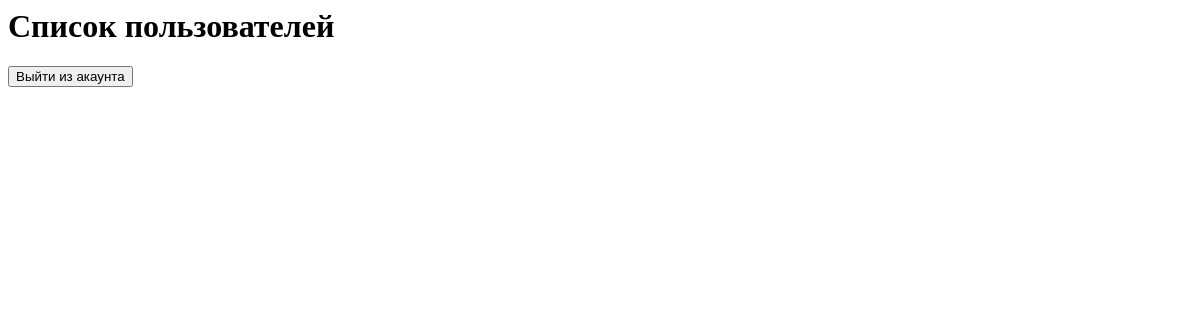
Before: /user_list/ with the older database file.
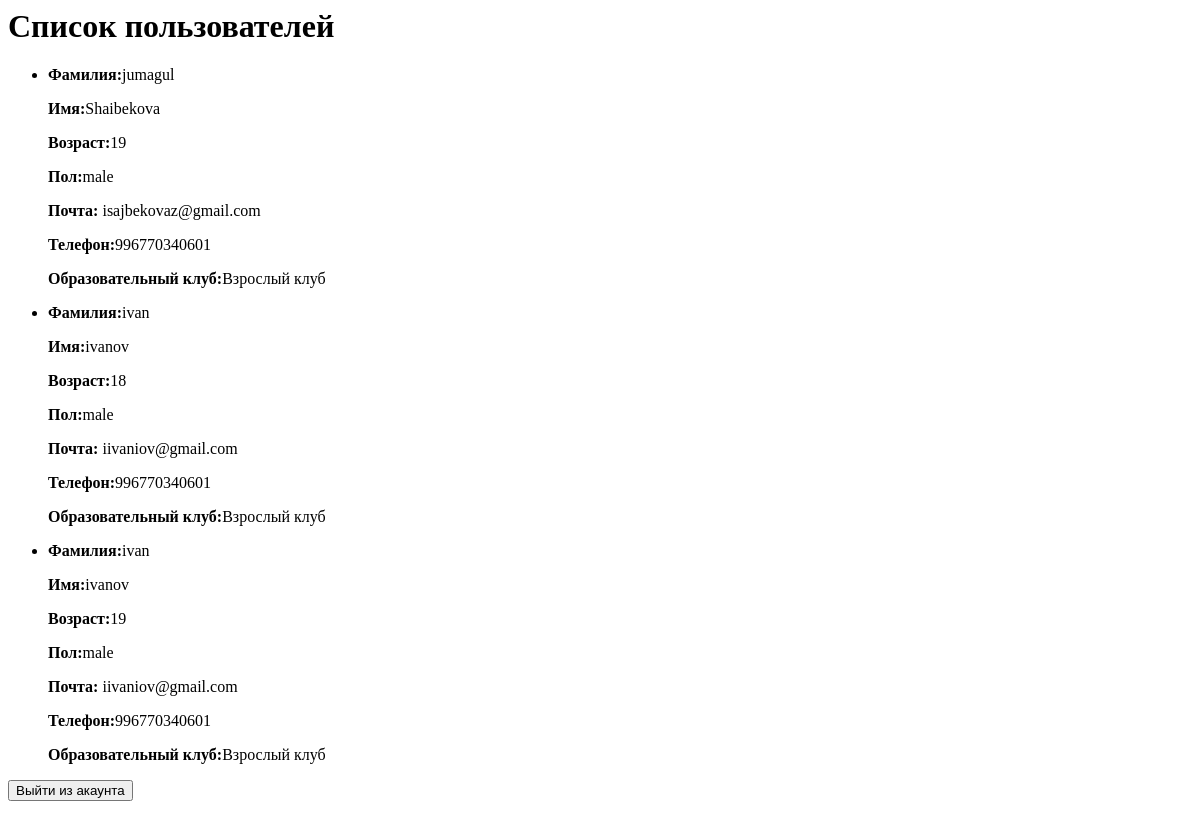
After: the same page with the newer database file.
### users/models.py (models this page shows, shortened)
class CustomUser(User):
    GENDER = (
        ('male', 'male'),
        ('female', 'female'),
    )
    phone_number = models.CharField(max_length=18)
    age = models.PositiveBigIntegerField(default=7)
    gender = models.CharField(max_length=100, choices=GENDER)
    club = models.CharField(max_length=100)

### users/views.py (the view)
# urls.py: path('user_list/', views.UserListView.as_view(),name='user_list'),
class UserListView(ListView):
    template_name = 'users/user_list.html'
    context_object_name = 'user'
    model = models.CustomUser
    def get_queryset(self):
        return self.model.objects.all()

### templates/users/user_list.html (shortened to what this page needs)
<div class="w-full max-w-2xl bg-gray-800 p-6 rounded-2xl shadow-xl text-white mx-auto mt-10">
    <h1 class="text-2xl font-bold text-center mb-4">Список пользователей</h1>
    <ul class="space-y-4">
        {% for i in user %}
        <li class="p-4 bg-gray-700 rounded-lg shadow">
            <p><strong>Фамилия:</strong>{{ i.first_name }}</p>
            <p><strong>Имя:</strong>{{ i.last_name }}</p>
            <p><strong>Возраст:</strong>{{ i.age }}</p>
            <p><strong>Пол:</strong>{{ i.gender }}</p>
            <p><strong>Почта:</strong> i{{ i.email }}</p>
            <p><strong>Телефон:</strong>{{ i.phone_number }}</p>
            {% if i.club %}
            <p><strong>Образовательный клуб:</strong>{{ i.club }}</p>
            {% endif %}
        </li>
        {% endfor %}
    </ul>
</div>
<form action="{% url 'users:login' %}" method="POST">
    <button type="submit">Выйти из акаунта</button>
</form>

Changed rows visible on the page:
added CustomUser: first_name "jumagul", last_name "Shaibekova", age "19", gender "male", email "sajbekovaz@gmail.com", phone_number "996770340601", club "Взрослый клуб"
added CustomUser: first_name "ivan", last_name "ivanov", age "18", gender "male", email "ivaniov@gmail.com", phone_number "996770340601", club "Взрослый клуб"
added CustomUser: first_name "ivan", last_name "ivanov", age "19", gender "male", email "ivaniov@gmail.com", phone_number "996770340601", club "Взрослый клуб"
